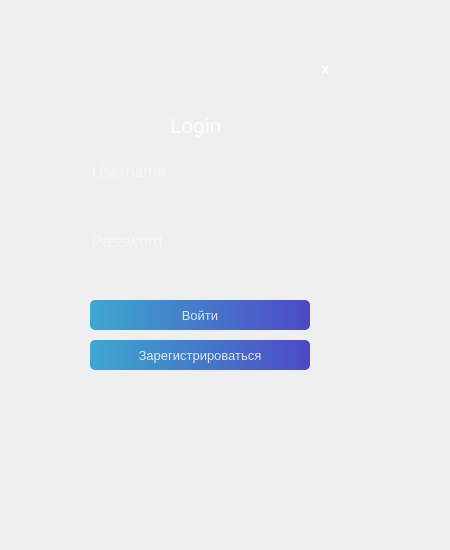
<?xml version="1.0" encoding="UTF-8"?>
<ui version="4.0">
 <class>LoginForm</class>
 <widget class="QWidget" name="LoginForm">
  <property name="geometry">
   <rect>
    <x>0</x>
    <y>0</y>
    <width>450</width>
    <height>550</height>
   </rect>
  </property>
  <property name="windowTitle">
   <string>Form</string>
  </property>
  <widget class="QWidget" name="widget" native="true">
   <property name="geometry">
    <rect>
     <x>20</x>
     <y>20</y>
     <width>370</width>
     <height>480</height>
    </rect>
   </property>
   <property name="styleSheet">
    <string notr="true"/>
   </property>
   <widget class="QLabel" name="label">
    <property name="geometry">
     <rect>
      <x>30</x>
      <y>30</y>
      <width>300</width>
      <height>420</height>
     </rect>
    </property>
    <property name="styleSheet">
     <string notr="true">background-image: url(:/images/background.jpeg);
border-radius:20px;</string>
    </property>
    <property name="text">
     <string/>
    </property>
   </widget>
   <widget class="QLabel" name="label_2">
    <property name="geometry">
     <rect>
      <x>150</x>
      <y>90</y>
      <width>71</width>
      <height>31</height>
     </rect>
    </property>
    <property name="font">
     <font>
      <pointsize>16</pointsize>
      <weight>50</weight>
      <italic>false</italic>
      <bold>false</bold>
      <underline>false</underline>
      <strikeout>false</strikeout>
      <kerning>true</kerning>
     </font>
    </property>
    <property name="styleSheet">
     <string notr="true">color:rgba(255, 255, 255, 210);</string>
    </property>
    <property name="text">
     <string>Login</string>
    </property>
   </widget>
   <widget class="QLineEdit" name="lineEdit">
    <property name="geometry">
     <rect>
      <x>70</x>
      <y>140</y>
      <width>220</width>
      <height>30</height>
     </rect>
    </property>
    <property name="font">
     <font>
      <pointsize>12</pointsize>
     </font>
    </property>
    <property name="styleSheet">
     <string notr="true">background-color: rgba(0,0,0,0);
border: none;
border-bottom: 2px solid rgba(105, 118. 132, 255);
color: rgba(255, 255, 255, 230);
padding-bottom: 7px;</string>
    </property>
    <property name="placeholderText">
     <string>Username</string>
    </property>
   </widget>
   <widget class="QLineEdit" name="lineEdit_2">
    <property name="geometry">
     <rect>
      <x>70</x>
      <y>210</y>
      <width>220</width>
      <height>30</height>
     </rect>
    </property>
    <property name="font">
     <font>
      <pointsize>12</pointsize>
     </font>
    </property>
    <property name="styleSheet">
     <string notr="true">background-color: rgba(0,0,0,0);
border: none;
border-bottom: 2px solid rgba(105, 118. 132, 255);
color: rgba(255, 255, 255, 230);
padding-bottom: 7px;</string>
    </property>
    <property name="echoMode">
     <enum>QLineEdit::Password</enum>
    </property>
    <property name="placeholderText">
     <string>Password</string>
    </property>
   </widget>
   <widget class="QPushButton" name="pushButton">
    <property name="geometry">
     <rect>
      <x>70</x>
      <y>280</y>
      <width>220</width>
      <height>30</height>
     </rect>
    </property>
    <property name="font">
     <font>
      <pointsize>10</pointsize>
     </font>
    </property>
    <property name="styleSheet">
     <string notr="true">QPushButton#pushButton{
	background-color: qlineargradient(spread:pad, x1:0, y1:1, x2:1, y2:1, stop:0 rgba(61, 169, 208, 255), stop: 1 rgba(78, 73, 197, 255));
	color: rgba(255, 255,255,210);
	border-radius: 5px;
}
QPushButton#pushButton:hover{	
	
	background-color: qlineargradient(spread:pad, x1:0, y1:1, x2:1, y2:1, stop:0 rgba(81, 189, 228, 255), stop: 1 rgba(98, 93, 217, 255));
}
QPushButton#pushButton:pressed{
	padding-left:5px;
	padding-top:5px;
	background-color: qlineargradient(spread:pad, x1:0, y1:1, x2:1, y2:1, stop:0 rgba(21, 129, 168, 240), stop: 1 rgba(58, 53, 177, 255));
}
</string>
    </property>
    <property name="text">
     <string>Войти</string>
    </property>
    <property name="flat">
     <bool>false</bool>
    </property>
   </widget>
   <widget class="QPushButton" name="pushButton_2">
    <property name="geometry">
     <rect>
      <x>290</x>
      <y>40</y>
      <width>31</width>
      <height>21</height>
     </rect>
    </property>
    <property name="font">
     <font>
      <pointsize>8</pointsize>
      <weight>75</weight>
      <bold>true</bold>
     </font>
    </property>
    <property name="styleSheet">
     <string notr="true">QPushButton#pushButton_2{
	color: rgb(255, 255,255);
	border-radius: 5px;
}
QPushButton#pushButton_2:hover{	
	background-color: rgb(255,0,0);
}
QPushButton#pushButton_2:pressed{
	padding-top:5px;
	background-color: rgb(155,0,40);
}
</string>
    </property>
    <property name="text">
     <string>X</string>
    </property>
   </widget>
   <widget class="QPushButton" name="pushButton_4">
    <property name="geometry">
     <rect>
      <x>70</x>
      <y>320</y>
      <width>220</width>
      <height>30</height>
     </rect>
    </property>
    <property name="font">
     <font>
      <pointsize>10</pointsize>
     </font>
    </property>
    <property name="styleSheet">
     <string notr="true">QPushButton#pushButton_4{
	background-color: qlineargradient(spread:pad, x1:0, y1:1, x2:1, y2:1, stop:0 rgba(61, 169, 208, 255), stop: 1 rgba(78, 73, 197, 255));
	color: rgba(255, 255,255,210);
	border-radius: 5px;
}
QPushButton#pushButton_4:hover{	
	
	background-color: qlineargradient(spread:pad, x1:0, y1:1, x2:1, y2:1, stop:0 rgba(81, 189, 228, 255), stop: 1 rgba(98, 93, 217, 255));
}
QPushButton#pushButton_4:pressed{
	padding-left:5px;
	padding-top:5px;
	background-color: qlineargradient(spread:pad, x1:0, y1:1, x2:1, y2:1, stop:0 rgba(21, 129, 168, 240), stop: 1 rgba(58, 53, 177, 255));
}
</string>
    </property>
    <property name="text">
     <string>Зарегистрироваться</string>
    </property>
    <property name="flat">
     <bool>false</bool>
    </property>
   </widget>
  </widget>
 </widget>
 <resources>
  <include location="../../Downloads/SC_pyqt5_LoginUI4-main/loginUi4/res.qrc"/>
 </resources>
 <connections/>
</ui>
